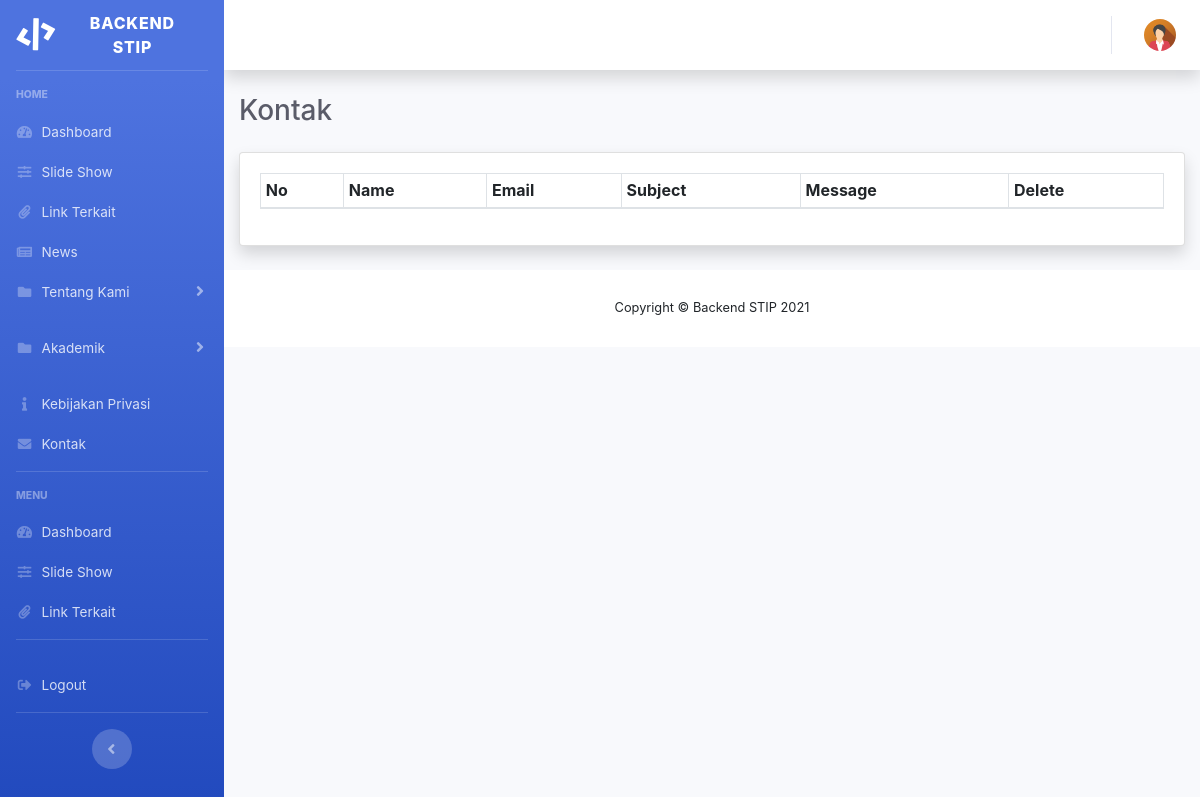
/admin/kontak, run on an earlier commit of the app's database.
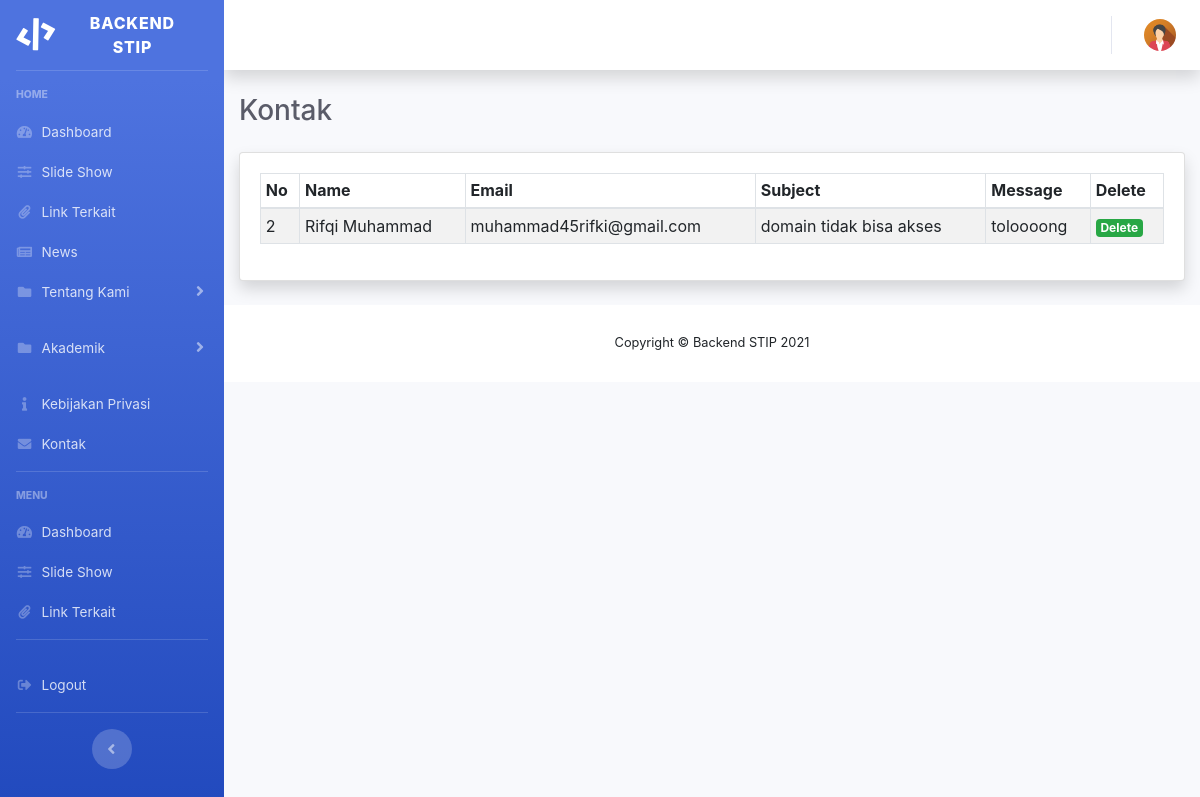
And on a later commit of the database.
### tables this page shows
CREATE TABLE `contact` (
  `id` int(11) NOT NULL,
  `name` varchar(255) NOT NULL,
  `email` varchar(255) NOT NULL,
  `subject` varchar(255) NOT NULL,
  `message` text NOT NULL
);

### application/controllers/Admin.php (called while the page is built, shortened)
<?php
class Admin extends CI_Controller
{
    public function __construct()
    {
        $this->load->helper(array('form', 'url', 'file'));
        $this->load->model('admin_model');
    }
    public function kontak()
    {
        $data['title'] = 'Kontak';
        $this->load->model('Admin_model', 'kontak');
        $data['kontak'] = $this->kontak->getallcontact();
        $this->load->view('admin/themes/header');
        $this->load->view('admin/kontak/content',$data);
        $this->load->view('admin/themes/footer');
    }
}

### index.php (called while the page is built, shortened)
<?php
require_once BASEPATH.'core/CodeIgniter.php';

### application/models/Admin_model.php (called while the page is built, shortened)
<?php
class Admin_model extends CI_Model {
public function getallcontact()
{
	$sql = $this->db->query("select * from contact ");
	$data = $sql->result_array();
	return $data;
}
} ?>

### application/views/admin/kontak/content.php (the view, shortened to what this page needs)
<div class="container-fluid">
            <h5 class="h3 mb-4 text-gray-800"><?=$title;?></h5>
            <div class="card shadow mb-4">
                <div class="card-body">
                    <table class="table table-striped table-bordered table-sm"  width="100%" cellspacing="0">
                        <thead>
                            <tr>
                                <th>No</th>
                                <th>Name</th>
                                <th>Email</th>
                                <th>Subject</th>
                                <th>Message</th>
                                <th>Delete</th>
                            </tr>
                        </thead>
                        <tbody>
                        <?php
                        $jumlah = count($kontak);
                        for($i=0;$i<$jumlah;$i++){
                        ?>
                            <tr>
                                <td> <?= $kontak[$i]['id']?></td>
                                <td ><?= $kontak[$i]['name']?></td>
                                <td> <?= $kontak[$i]['email']?> </td>
                                <td> <?= $kontak[$i]['subject']?> </td>
                                <td> <?= $kontak[$i]['message']?> </td>
                                <td >
                                    <a href="<?= base_url('admin/delete_kontak/'.$kontak[$i]['id']); ?>" type="button"
                                        class="badge badge-success" onclick="return confirm('Yakin Mau Hapus data ini ??')">Delete</a>
                                </td>
                            </tr>
                        <?php  } ?>
                        </tbody>
                    </table>
                </div>
            </div>
        </div>

What changed in the data, as far as the page shows it:
added contact: id "2", name "Rifqi Muhammad", email "muhammad45rifki@gmail.com", subject "domain tidak bisa akses", message "toloooong"
